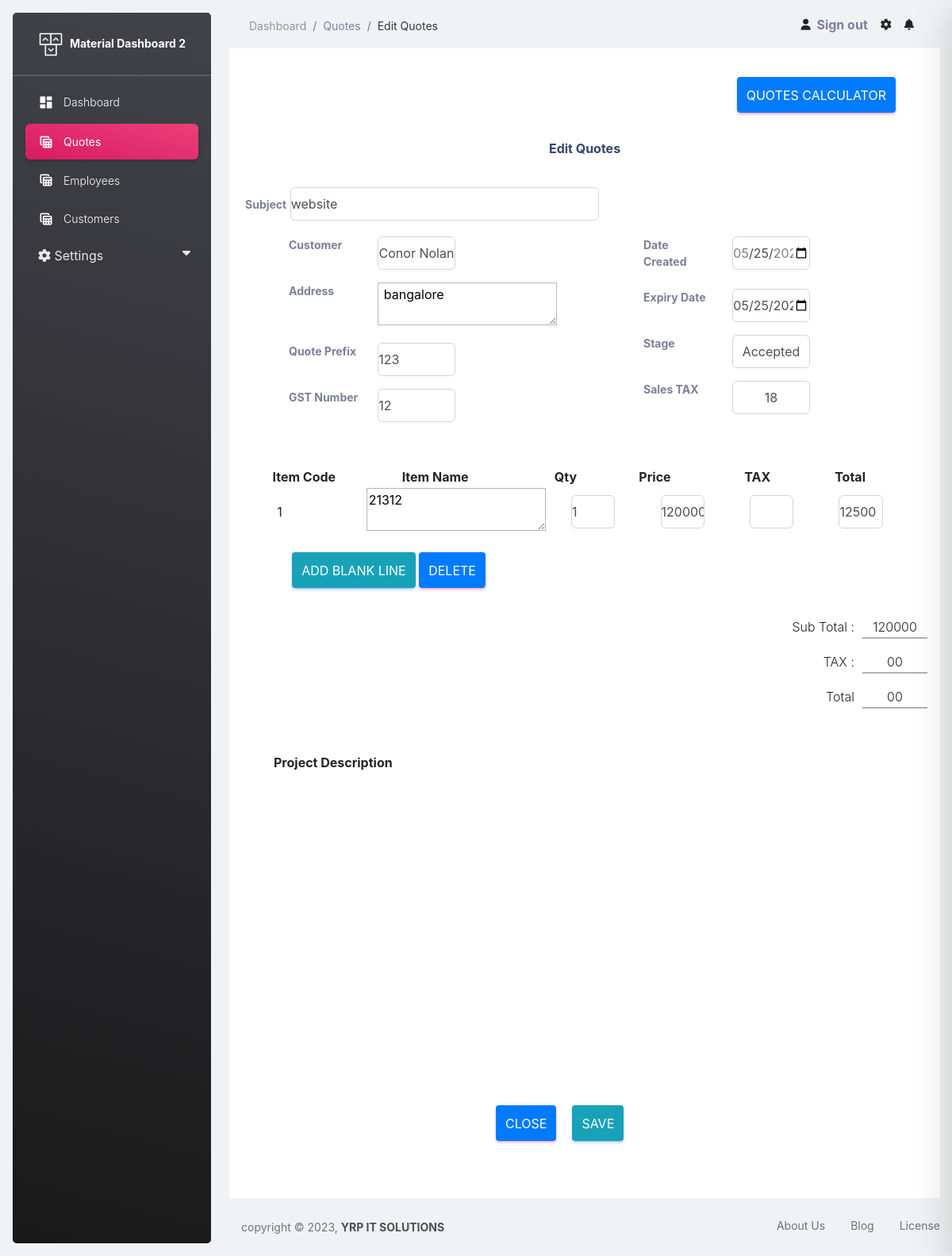
The app's page /pages/edit.php?editid=280 with its own data.
### tables this page shows
CREATE TABLE `quotes` (
  `id` int(11) NOT NULL,
  `subject` varchar(255) DEFAULT NULL,
  `customer_id` varchar(255) DEFAULT NULL,
  `address` text DEFAULT NULL,
  `quote_prefix` varchar(255) DEFAULT NULL,
  `gst_number` varchar(255) DEFAULT NULL,
  `date_created` date DEFAULT NULL,
  `expiry_date` date DEFAULT NULL,
  `stage` varchar(255) DEFAULT NULL,
  `sales_tax_id` int(11) DEFAULT NULL,
  `ckeditor2` varchar(255) DEFAULT NULL,
  `message` varchar(255) DEFAULT NULL,
  `input1` varchar(255) DEFAULT NULL,
  `input2` int(11) DEFAULT NULL,
  `option` varchar(50) DEFAULT NULL,
  `totalamount` int(11) DEFAULT NULL
);

### pages/edit.php (the view, shortened to what this page needs)
<?php
include "connection.php";
$idone = $_GET['editid'];
$sql = "SELECT * FROM `quotes` WHERE id = $idone";
$result = mysqli_query($con, $sql);
$row = mysqli_fetch_assoc($result);
$subject = $row['subject'];
$customer_id = $row['customer_id'];
$address = $row['address'];
$quote_prefix = $row['quote_prefix'];
$gst_number = $row['gst_number'];
$date_created = $row['date_created'];
$stage = $row['stage'];
$sales_tax_id = $row['sales_tax_id'];
$message = $row['message'];
$input1 = $row['input1'];
$input2 = $row['input2'];
$totalamount = $row['totalamount'];
?>
<!DOCTYPE html>
<html lang="en">
<head>
  <link rel="stylesheet" href="./css/style.css">
  <link href="../assets/css/nucleo-icons.css" rel="stylesheet" />
  <link href="../assets/css/nucleo-svg.css" rel="stylesheet" />
  <link id="pagestyle" href="../assets/css/material-dashboard.css?v=3.0.0" rel="stylesheet" />
  <link href="./css/edit.css" rel="stylesheet" />
  <link rel="stylesheet" href="https://cdn.jsdelivr.net/npm/bootstrap@4.3.1/dist/css/bootstrap.min.css"
>
  <link rel="stylesheet" href="https://cdnjs.cloudflare.com/ajax/libs/font-awesome/6.4.0/css/all.min.css"
 />
</head>
<body class="g-sidenav-show  bg-gray-200">
  <aside
    class="sidenav navbar navbar-vertical navbar-expand-xs border-0 border-radius-xl my-3 fixed-start ms-3   bg-gradient-dark"
    id="sidenav-main">
    <div class="sidenav-header">
      <a class="navbar-brand m-0" href=" https://demos.creative-tim.com/material-dashboard/pages/dashboard "
        target="_blank">
        <img src="../assets/img/logo-ct.png" class="navbar-brand-img h-100" alt="main_logo">
        <span class="ms-1 font-weight-bold text-white">Material Dashboard 2</span>
      </a>
    </div>
    <hr class="horizontal light mt-0 mb-2">
    <div class="collapse navbar-collapse  w-auto  max-height-vh-100" id="sidenav-collapse-main">
      <ul class="navbar-nav">
        <li class="nav-item">
          <a class="nav-link text-white " href="../pages/dashboard.php">
            <div class="text-white text-center me-2 d-flex align-items-center justify-content-center">
              <i class="material-icons opacity-10">dashboard</i>
            </div>
            <span class="nav-link-text ms-1">Dashboard</span>
          </a>
        </li>
        <li class="nav-item">
          <a class="nav-link text-white active bg-gradient-primary" href="../pages/tables.php">
            <div class="text-white text-center me-2 d-flex align-items-center justify-content-center">
              <i class="material-icons opacity-10">table_view</i>
            </div>
            <span class="nav-link-text ms-1">Quotes</span>
          </a>
        </li>
        <li class="nav-item">
          <a class="nav-link text-white" href="../pages/employees.php">
            <div class="text-white text-center me-2 d-flex align-items-center justify-content-center">
              <i class="material-icons opacity-10">table_view</i>
            </div>
            <span class="nav-link-text ms-1">Employees</span>
          </a>
        </li>
        <li class="nav-item">
          <a class="nav-link text-white" href="./customers.php">
            <div class="text-white text-center me-2 d-flex align-items-center justify-content-center">
              <i class="material-icons opacity-10">table_view</i>
            </div>
            <span class="nav-link-text ms-1">Customers</span>
          </a>
        </li>
        <link rel="stylesheet" href="./css/sidebar.css">
        <div class="droupdown">
          <div class="sidenav text-white">
            <button class="dropdown-btn">
              <i class="fa-solid fa-gear"></i>
              Settings
              <i class="fa fa-caret-down"></i>
            </button>
          </div>
        </div>
      </ul>
    </div>
  </aside>
  <main class="main-content position-relative max-height-vh-100 h-100 border-radius-lg ">
    <nav class="navbar navbar-main navbar-expand-lg px-0 mx-4 shadow-none border-radius-xl" id="navbarBlur"
      navbar-scroll="true">
      <div class="container-fluid py-1 px-3">
        <nav aria-label="breadcrumb">
          <ol class="breadcrumb bg-transparent mb-0 pb-0 pt-1 px-0 me-sm-6 me-5">
            <li class="breadcrumb-item text-sm"><a class="opacity-5 text-dark dashnav"
                href="./dashboard.php">Dashboard</a></li>
            <li class="breadcrumb-item text-sm text-dark " aria-current="page"><a class="pagenav"
                href="./tables.php">Quotes</a></li>
            <li class="breadcrumb-item text-sm text-dark " aria-current="page">Edit Quotes</li>
          </ol>
        </nav>
        <div class="collapse navbar-collapse mt-sm-0 mt-2 me-md-0 me-sm-4" id="navbar">
          <ul class="navbar-nav  justify-content-end">
            <li class="nav-item d-flex align-items-center">
              <a href="javascript:;" class="nav-link text-body font-weight-bold px-0">
                <i class="fa fa-user me-sm-1" aria-hidden="true"></i>
              </a><a href="../pages/login.html" class="sign-in"> &nbsp;<span class="d-sm-inline d-none">Sign
                  out</span></a>
            </li>
            <li class="nav-item px-3 d-flex align-items-center">
              <a href="javascript:;" class="nav-link text-body p-0">
                <i class="fa fa-cog fixed-plugin-button-nav cursor-pointer" aria-hidden="true"></i>
              </a>
            </li>
            <li class="nav-item dropdown pe-2 d-flex align-items-center">
              <a href="javascript:;" class="nav-link text-body p-0" id="dropdownMenuButton" data-bs-toggle="dropdown"
                aria-expanded="false">
                <i class="fa fa-bell cursor-pointer" aria-hidden="true"></i>
              </a>
            </li>
          </ul>
        </div>
      </div>
    </nav>
    <div>
      <div class="container-fluid">
        <div>
          <div class="fillsbox">
            <div class="textfills p-3 ">
              <div class="Quotescalculator">
                <button type="button" class="btn btn-primary" data-toggle="modal" data-target="#exampleModal">
                  Quotes Calculator
                </button>
              </div>
              <form method="post">
                <h6 class="font-weight-bolder headertext">Edit Quotes</h6>
                <div class="Subject">
                  <label>Subject</label>
                  <input type="text" name="subject" value="<?php echo $subject ?>">
                </div>
                <div class="row mediacol">
                  <div class="col-md-6">
                    <div class="form-horizontal">
                      <div class="form-group">
                        <label for="cid" class="col-sm-4 control-label">Customer</label>
                        <div class="col-sm-8 selectCustomer">
                          <select id="cid" name="cid" class="select2-hidden-accessible" tabindex="-1"
                            aria-hidden="true">
                            <option value="<?php echo $customer_id ?>"> <?php echo $customer_id ?></option>
                          </select>
                        </div>
                      </div>
                      <div class="form-group">
                        <label for="inputPassword3" class="col-sm-4">Address</label>
                        <div class="col-sm-8 selectCustomer">
                          <textarea id="address" name="address" class="textarea"><?php echo $address ?></textarea>
                        </div>
                      </div>
                      <div class="form-group">
                        <label for="invoicenum" class="col-sm-4 control-label">Quote Prefix</label>
                        <div class="col-sm-8">
                          <input type="text" id="invoicenum" name="invoicenum" disabled
                            value="<?php echo $quote_prefix ?>">
                        </div>
                      </div>
                      <div class="form-group">
                        <label for="cn" class="col-sm-4 control-label">GST Number</label>
                        <div class="col-sm-8">
                          <input type="text" id="cn" name="cn" value="<?php echo $gst_number ?>"><br>
                        </div>
                      </div>
                    </div>
                  </div>
                  <div class="col-md-6 mediacol2">
                    <div class="form-horizontal  ">
                      <div class="form-group">
                        <label for="inputEmail3" class="col-sm-4 control-label">Date Created</label>
                        <div class="col-sm-8">
                          <input type="date" id="idate" name="idate" datepicker="" data-date-format="yyyy-mm-dd"
                            data-auto-close="true" value="<?php echo $date_created ?>">
                        </div>
                      </div>
                      <div class="form-group">
                        <label for="edate" class="col-sm-4 control-label">Expiry Date</label>
                        <div class="col-sm-8">
                          <input type="date" id="edate" name="edate" datepicker="" data-date-format="yyyy-mm-dd"
                            data-auto-close="true" value="<?php echo date("Y/m/d") ?>">
                        </div>
                      </div>
                      <div class="form-group">
                        <label for="stage" class="col-sm-4 control-label">Stage</label>
                        <div class="col-sm-8 selectCustomer">
                          <select class="" name="stage" id="stage">
                            <option>
                              <?php echo $stage ?>
                            </option>
                          </select>
                        </div>
                      </div>
                      <div class="form-group">
                        <label for="tid" class="col-sm-4 control-label">Sales TAX</label>
                        <div class="col-sm-8 selectCustomer">
                          <select id="tid" name="tid" class="">
                            <option value="<?php echo $sales_tax_id ?>"><?php echo $sales_tax_id ?></option>
                          </select>
                        </div>
                      </div>
                    </div>
                  </div>
                </div>
                <div class="Table" id="itemcode">
                  <table>
                    <thead>
                      <tr>
                        <th>Item Code</th>
                        <th>Item Name</th>
                        <th>Qty</th>
                        <th>Price</th>
                        <th>TAX</th>
                        <th>Total</th>
                      </tr>
                    </thead>
                    <tbody>
                      <tr id="myList2">
                        <td>1</td>
                        <td> <textarea class="textarea" name="message"><?php echo $message ?></textarea></td>
                        <td><input type="text" name="input1" value="<?php echo $input1 ?>"></td>
                        <td><input type="text" name="input2" value="<?php echo $input2 ?>"></td>
                        <td>
                          <input type="text" id="option">
                        </td>
                        <td><input type="text" name="totalamount" value="<?php echo $totalamount ?>"></td>
                      </tr>
                    </tbody>
                  </table>
                  <div class="Tablebtn">
                    <button type="button" class="btn btn-info" id="addBlankLine">Add blank Line</button>
                    <button type="button" class="btn btn-primary" onclick="Delete()">Delete</button>
                  </div>
                  <div class="bill">
                    <div>
                      <p>Sub Total :</p>
                      <p>
                        <?php echo $input2 ?>
                      </p>
                    </div>
                    <div>
                      <p>TAX :</p>
                      <p>00</p>
                    </div>
                    <div>
                      <p>Total</p>
                      <p>00</p>
                    </div>
                  </div>
                </div>
                <div class="editorone">
                  <b>Project Description</b>
                  <div id="editor" name="ckeditor2">
                  </div>
                  <div class="editclose">
                    <button type="button" class="btn btn-primary">close</button>
                    <button type="submit" name="submit" onclick="getdata()" class="btn btn-info">Save</button>
                  </div>
              </form>
            </div>
          </div>
        </div>
      </div>
    </div>
    <footer class="footer py-4  ">
      <div class="container-fluid">
        <div class="row align-items-center justify-content-lg-between">
          <div class="col-lg-6 mb-lg-0 mb-4">
            <div class="container copy-right-container">
              <div class="copyright text-center text-sm text-muted text-lg-start">
                copyright ©
                ,
                <a href="https://yrpitsolutions.com/" class="font-weight-bold  texthovercolor" target="_blank">YRP IT
                  SOLUTIONS</a>
              </div>
            </div>
          </div>
          <div class="col-lg-6">
            <ul class="nav nav-footer justify-content-center justify-content-lg-end">
              <li class="nav-item">
                <a href="#" class="nav-link text-muted" target="_blank">About
                  Us</a>
              </li>
              <li class="nav-item">
                <a href="#" class="nav-link text-muted" target="_blank">Blog</a>
              </li>
              <li class="nav-item">
                <a href="#" class="nav-link pe-0 text-muted" target="_blank">License</a>
              </li>
            </ul>
          </div>
        </div>
      </div>
    </footer>
  </main>
</body>
</html>

### records on screen
quotes: subject "website", cid "Conor Nolan", address "bangalore", invoicenum "123", cn "12", idate "05/25/2023", stage "Accepted", tid "18", message "21312", input1 "1", input2 "120000", totalamount "12500"
